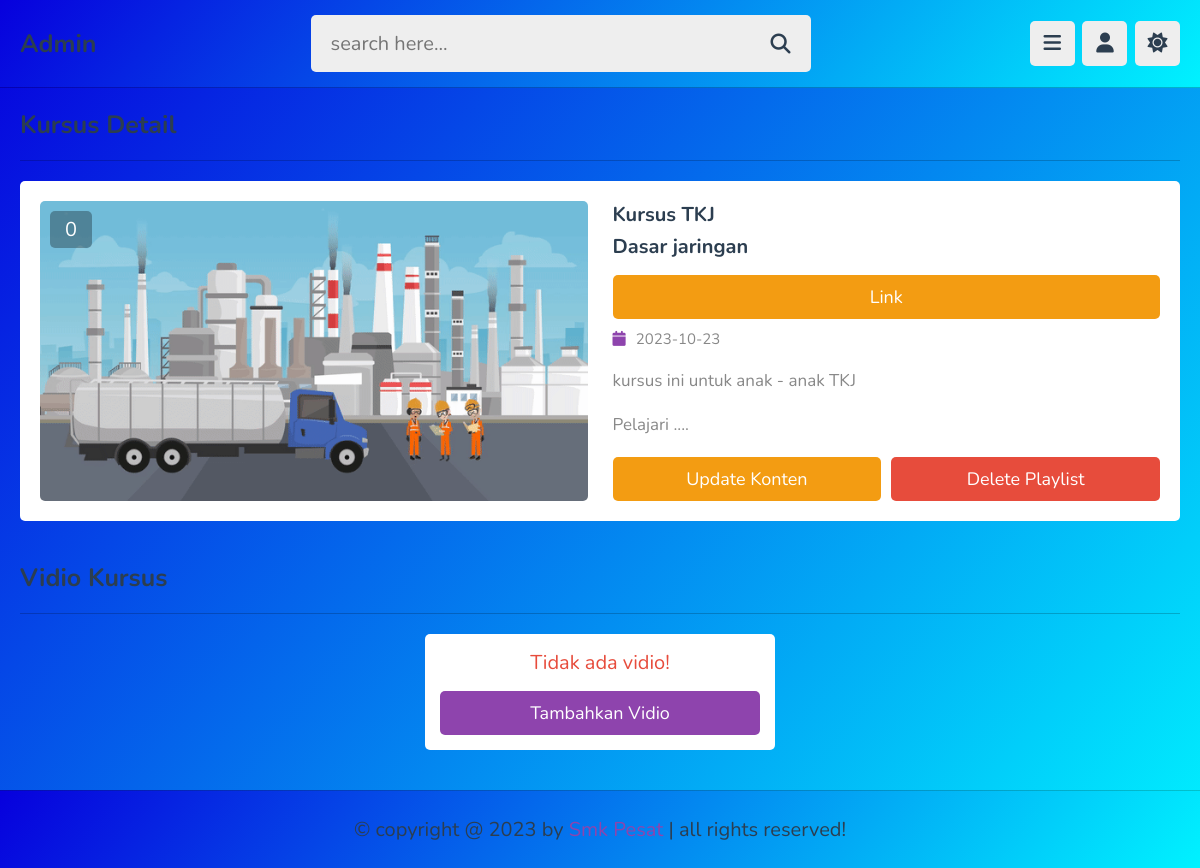
/admin/view_gratis.php?get_id=seaDTrxlFJPSRIp744mr (signed in), run on the app's committed database.
### tables this page shows
CREATE TABLE `kursus_gratis` (
  `id` varchar(20) NOT NULL,
  `tutor_id` varchar(20) NOT NULL,
  `title` varchar(100) NOT NULL,
  `link` varchar(255) NOT NULL,
  `tema` varchar(255) NOT NULL,
  `description` varchar(1000) NOT NULL,
  `thumb` varchar(100) NOT NULL,
  `date` date NOT NULL DEFAULT current_timestamp(),
  `status` varchar(20) NOT NULL DEFAULT 'deactive',
  `materi` text NOT NULL
);

### admin/view_gratis.php (the view, shortened to what this page needs)
<?php
include '../components/connect.php';
if(isset($_COOKIE['tutor_id'])){
   $tutor_id = $_COOKIE['tutor_id'];
}else{
   $tutor_id = '';
   header('location:login.php');
}
if(isset($_GET['get_id'])){
   $get_id = $_GET['get_id'];
}else{
   $get_id = '';
   header('location:playlist.php');
}
?>
<!DOCTYPE html>
<html lang="en">
<head>
   <link rel="stylesheet" href="https://cdnjs.cloudflare.com/ajax/libs/font-awesome/6.2.0/css/all.min.css">
   <link rel="stylesheet" href="../css/admin_style.css">
</head>
<body>
<?php include '../components/admin_header.php'; ?>
<section class="playlist-details">
   <h1 class="heading">Kursus detail</h1>
   <?php
      $select_playlist = $conn->prepare("SELECT * FROM `kursus_gratis` WHERE id = ? AND tutor_id = ?");
      $select_playlist->execute([$get_id, $tutor_id]);
      if($select_playlist->rowCount() > 0){
         while($fetch_playlist = $select_playlist->fetch(PDO::FETCH_ASSOC)){
            $playlist_id = $fetch_playlist['id'];
            $count_videos = $conn->prepare("SELECT * FROM `content` WHERE playlist_id = ?");
            $count_videos->execute([$playlist_id]);
            $total_videos = $count_videos->rowCount();
   ?>
   <div class="row">
      <div class="thumb">
         <span><?= $total_videos; ?></span>
         <img src="../uploaded_files/<?= $fetch_playlist['thumb']; ?>" alt="">
      </div>
      <div class="details">
         <h3 class="title"><?= $fetch_playlist['title']; ?></h3>
         <h3 class="title"><?= $fetch_playlist['tema']; ?></h3>
         <h3 class="link"><a href="<?= $fetch_playlist['link']; ?>"><button class="option-btn">Link</button></a></h3>
         <div class="date"><i class="fas fa-calendar"></i><span><?= $fetch_playlist['date']; ?></span></div>
         <div class="description"><?= $fetch_playlist['description']; ?></div>
         <div class="description"><?= $fetch_playlist['materi']; ?></div>
         <form action="" method="post" class="flex-btn">
            <a href="update_gratis.php?get_id=<?= $playlist_id; ?>" class="option-btn">update konten</a>
            <input type="submit" value="delete playlist" class="delete-btn" onclick="return confirm('hapus konten?');" name="delete">
         </form>
      </div>
   </div>
   <?php
         }
      }else{
         echo '<p class="empty">no playlist found!</p>';
      }
   ?>
</section>
<section class="contents">
   <h1 class="heading">Vidio kursus </h1>
   <div class="box-container">
   <?php
      $select_videos = $conn->prepare("SELECT * FROM `content` WHERE tutor_id = ? AND playlist_id = ?");
      $select_videos->execute([$tutor_id, $playlist_id]);
      if($select_videos->rowCount() > 0){
         while($fecth_videos = $select_videos->fetch(PDO::FETCH_ASSOC)){
            $video_id = $fecth_videos['id'];
   ?>
      <div class="box">
         <div class="flex">
            <div><i class="fas fa-dot-circle" style="<?php if($fecth_videos['status'] == 'active'){echo 'color:limegreen'; }else{echo 'color:red';} ?>"></i><span style="<?php if($fecth_videos['status'] == 'active'){echo 'color:limegreen'; }else{echo 'color:red';} ?>"><?= $fecth_videos['status']; ?></span></div>
            <div><i class="fas fa-calendar"></i><span><?= $fecth_videos['date']; ?></span></div>
         </div>
         <img src="../uploaded_files/<?= $fecth_videos['thumb']; ?>" class="thumb" alt="">
         <h3 class="title"><?= $fecth_videos['title']; ?></h3>
         <h3 class="tema"><?= $fecth_videos['tema']; ?></h3>
         <a class="link option-btn" href="<?= $fecth_videos['link']; ?>"></a>
         <form action="" method="post" class="flex-btn">
            <input type="hidden" name="video_id" value="<?= $video_id; ?>">
            <a href="update_content.php?get_id=<?= $video_id; ?>" class="option-btn">update</a>
            <input type="submit" value="delete" class="delete-btn" onclick="return confirm('hapus vidio?');" name="delete_video">
         </form>
         <a href="view_content.php?get_id=<?= $video_id; ?>" class="btn">Lihat </a>
      </div>
   <?php
         }
      }else{
         echo '<p class="empty">Tidak ada vidio! <a href="add_content.php" class="btn" style="margin-top: 1.5rem;">Tambahkan vidio</a></p>';
      }
   ?>
   </div>
</section>
<?php include '../components/footer.php'; ?>
</body>
</html>

### css/admin_style.css (style rules this page uses)
:root { --main-color:#8e44ad; --red:#e74c3c; --oragen:#f39c12; --white:#fff; --black:#2c3e50; --light-color:#888; --light-bg:#eee; --border:.1rem solid rgba(0,0,0,.2); }
* { font-family: 'Nunito', sans-serif; margin: 0; padding: 0; box-sizing: border-box; outline: none; border: none; text-decoration: none; }
html { font-size: 62.5%; overflow-x: hidden; }
body { background-color: var(--light-bg); padding-left: 30rem; }
section { padding:2rem; max-width: 1200px; margin: 0 auto; }
.btn, .option-btn, .delete-btn, .inline-btn, .inline-option-btn, .inline-delete-btn { border-radius: .5rem; padding: 1rem 3rem; font-size: 1.8rem; color: #fff; margin-top: 1rem; text-transform: capitalize; cursor: pointer; text-align: center; }
.btn, .option-btn, .delete-btn { display: block; width: 100%; }
.btn, .inline-btn { background-color: var(--main-color); }
.option-btn, .inline-option-btn { background-color: var(--oragen); }
.delete-btn, .inline-delete-btn { background-color: var(--red); }
.flex-btn { display:flex; gap: 1rem; }
.empty { background-color: var(--white); border-radius: .5rem; padding: 1.5rem; text-align: center; width: 100%; font-size: 2rem; color: var(--red); }
.heading { padding-bottom: 1.8rem; border-bottom: var(--border); font-size: 2.5rem; color: var(--black); text-transform: capitalize; margin-bottom: 2rem; }
.playlist-details .row { display: flex; gap: 2.5rem; flex-wrap: wrap; align-items: flex-start; background-color: var(--white); border-radius: .5rem; padding: 2rem; }
.playlist-details .row .thumb { flex: 1 1 40rem; height: 30rem; position: relative; }
.playlist-details .row .thumb img { height: 100%; width: 100%; border-radius: .5rem; object-fit: cover; }
.playlist-details .row .thumb span { background-color: rgba(0,0,0,.3); color: #fff; border-radius: .5rem; position: absolute; top: 1rem; left: 1rem; padding: .5rem 1.5rem; font-size: 2rem; }
.playlist-details .row .details { flex: 1 1 40rem; }
.playlist-details .row .details .date { font-size: 1.5rem; margin: 1rem 0; }
.playlist-details .row .details .date i { color: var(--main-color); margin-right: 1rem; }
.playlist-details .row .details .date span { color: var(--light-color); }
.playlist-details .row .details .title { font-size: 2rem; color: var(--black); padding-bottom: .5rem; }
.playlist-details .row .details .description { padding: .5rem 0; font-size: 1.7rem; color: var(--light-color); line-height: 2; white-space: pre-line; }
.contents .box-container { display: grid; grid-template-columns: repeat(auto-fit, 35rem); align-items: flex-start; justify-content: center; gap: 1.5rem; }
@media (max-width:1200px) { body { padding-left: 0; } }

### admin/view_gratis.php (style rules this page uses)
body { background-image: url(https://smkpesat.sch.id/wp-content/uploads/2020/06/BG-HomePage-High.png); background-image: linear-gradient(130deg, #0700dd 0%, #00f2ff 100%); }

### data on the page
kursus_gratis: total_videos "0", thumb (picture), title "Kursus TKJ", tema "Dasar jaringan", date "2023-10-23", description "kursus ini untuk anak - anak TKJ", materi "Pelajari ...."
